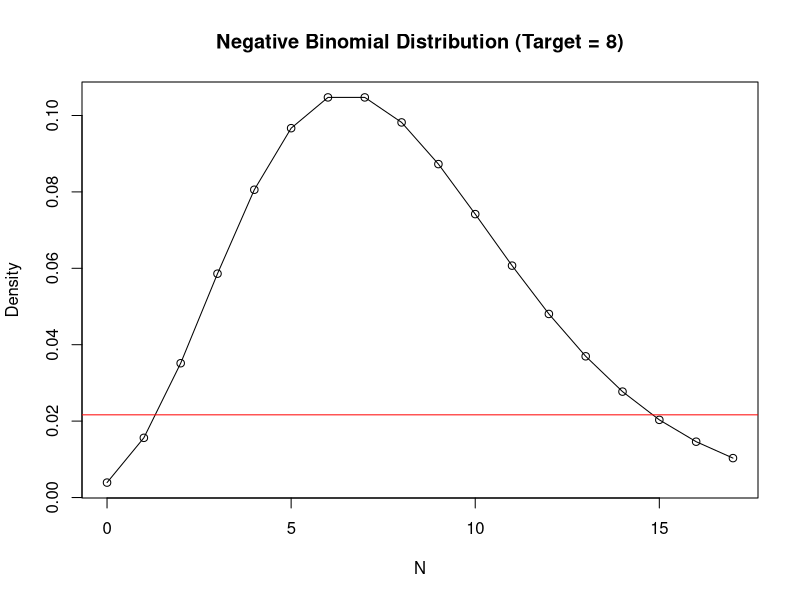

Source code (R):
# 記得先設定工作目錄！

# 二之一節
# 以二項分佈計算某個句子二元接受度判斷中8個人接受但17個人不接受的單尾p值
pbinom(8, 25, 0.5)

# 進行隨機的二元選擇且每個選擇機率各半時，大約會累積8個「0」(拒絕)才會累積8個
# 「1」(接受)。這裡我們測試17個「0」的累積數量超過理論值的8個，所以會出現在分佈的
# 右側。因此，我們以「1」減去「pnbinom()」產生的機率，才會是右尾單尾機率，也就是
# 累積8個「0」前需要累積17或更多「1」的機率
1 - pnbinom(17, 8, 0.5)

# 練習一
# 建立0至17的數值序列，代表取得第8個「成功/接受」之前的「失敗/拒絕」次數
n = 0:17
# dnbinom()中的x參數就代表取得目標成功數之前的失敗次數、size參數代表目標
# 成功數、而prob則是在每一次試驗時成功的機率。
nbinom.d = dnbinom(x = n, size = 8, prob = 0.5)
# 繪製分佈密度散佈圖
plot(n, nbinom.d, main = "Negative Binomial Distribution (Target = 8)",
     xlab = "N", ylab = "Density")
# 再加上分佈曲線
lines(n, nbinom.d)
abline(h = 1 - pnbinom(17, 8, prob = 0.5), col = "red")

# 二之二之二節
# 以貝氏定理推斷火星人孩童不說話是否是因為叭哺症(Bloopy)
p.notalk.bloopy = 1		    # P(D不說話|θ有叭哺症)
p.notalk.nobloopy = .1		# P(D不說話|θ無叭哺症)
p.bloopy = .0001			    # P(θ有叭哺症)
p.nobloopy = 1 - p.bloopy	# P(θ無叭哺症)
p.bloopy.notalk = p.notalk.bloopy * p.bloopy /
  (p.notalk.bloopy * p.bloopy + p.notalk.nobloopy * p.nobloopy)
p.bloopy.notalk			      # P(θ有叭哺症|D不說話)

# 練習一
# 依<表二>建立2x2的列聯表矩陣(設定列數為2)
poldrack.mat = matrix(c(166, 703, 199, 2154), nrow = 2)
# 進行雙因子卡方檢定，結果存入另一物件
poldrack.chisq = chisq.test(poldrack.mat)
# 根據卡方檢定結果，實際分佈與隨機分佈不同(X2(70.536), p < .001)
poldrack.chisq
# 產生預測的隨機分佈：可以看到隨機分佈中預期在語言研究中活躍的次數比實際少很多
# 而且在非語言研究中不活躍的次數也比實際少很多。換句話說，在語言研究中，該腦部
# 區域活躍的次數顯著地比預期得多，而在非語言研究中，該腦部區域不活躍的次數也比
# 預期得多。因此，該腦部區域極度可能與語言相關
poldrack.chisq$expected

# 練習二
# 先依Poldrack的資料建立含有「Active」與「Linguistics」欄位的資料框
poldrack.df = data.frame(Active = c(rep(1, 166), rep(0, 703), rep(1, 199), rep (0, 2154)),
                         Linguistics = c(rep("Yes", 166 + 703), rep("No", 199 + 2154)))
# 將自變量欄位轉換為因子
poldrack.df$Linguistics = as.factor(poldrack.df$Linguistics)

# 進行邏輯迴歸分析，指定以二項分佈建立模型
poldrack.glm = glm(Active ~ Linguistics, family = "binomial", data = poldrack.df)

# 檢視模型：LinguisticsYes有顯著效應(B = 0.93841, SE = 0.11374, z = 8.251, p < .001)
# 該效應係數為正值，代表當研究類型為語言研究時，腦部區域活躍的機率就會顯著增加。
summary(poldrack.glm)

# 實際計算不同研究類型的腦部區域活躍預測勝率比(odds)
# Linguistics為No時的預測勝率比(odds)，也就是以指數反轉截距的對數機率係數：0.09238598
exp(-2.38178)
# Linguistics為Yes時的預測勝率比(odds)，套用邏輯迴歸方程：0.2361307
exp(-2.38178 + 1 * 0.93841)

# 練習三
p.language = .5                         # 事前P(θ語言)
p.nonlanguage = .5                      # 事前P(θ非語言)
p.active.language = 166/(166 + 703)     # P(D活躍|θ語言)
p.active.nonlanguage = 199/(199 + 2154) # P(D活躍|θ非語言)
p.language.active = p.active.language * p.language / 
  (p.active.language * p.language + p.active.nonlanguage * p.nonlanguage)
p.language.active                       # 事後P(θ語言|D活躍)

# 二之二之三節
# 用只有4個火星語名詞且名詞之間語意特性彼此獨立的資料示範以貝氏分類𠾖
# 歸類量詞條的使用
# 建立4個名詞是否使用「條」、是否為長形、是否為動物的二元變量
tiao = c(1, 1, 0, 0)
oblong = c(1, 1, 0, 0)
animal = c(1, 0, 1, 0)
classifiers = data.frame(tiao, oblong, animal) # 建立資料框
# 以4個名詞做為資料框每列的名稱
rownames(classifiers) = c("snake", "rope", "bird", "apple") 
classifiers

p.tiao = sum(tiao) / length(tiao)			# P(條)
p.nottiao = sum(1 - tiao) / length(tiao)		# P(¬條)
# P(長形狀|條)：只有oblong和tiao都是1時，才會oblong * tiao = 1
p.oblong.tiao = sum(oblong * tiao) / sum(tiao) 	
p.animal.tiao = sum(animal * tiao) / sum(tiao) 	# P(動物|條)
# P(長形狀|¬條)
p.oblong.nottiao = sum(oblong * (1 - tiao)) / sum(1 - tiao)	
# P(動物|¬條)
p.animal.nottiao = sum(animal * (1 - tiao)) / sum(1 - tiao)

# 公式十七
p.oblong.tiao * p.animal.tiao * p.tiao / 
  (p.oblong.tiao * p.animal.tiao * p.tiao + 
 	p.oblong.nottiao * p.animal.nottiao * p.nottiao)

# 假設只知道名詞是動物，但不知是否有長形狀的特性時的「條」使用預測機率
# 計算中排除所有與「長形狀」(oblong)相關的機率
p.animal.tiao * p.tiao / (p.animal.tiao * p.tiao + 
                            p.animal.nottiao * p.nottiao)


